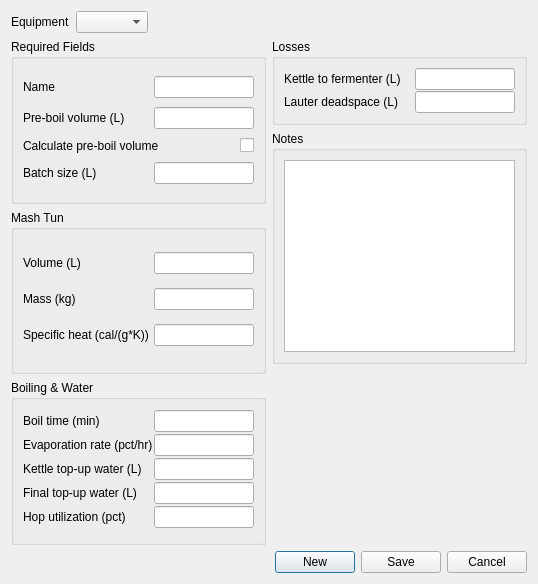
<ui version="4.0" >
 <class>equipmentEditor</class>
 <widget class="QDialog" name="equipmentEditor" >
  <property name="geometry" >
   <rect>
    <x>0</x>
    <y>0</y>
    <width>538</width>
    <height>584</height>
   </rect>
  </property>
  <property name="windowTitle" >
   <string>Equipment Editor</string>
  </property>
  <layout class="QVBoxLayout" name="verticalLayout_8" >
   <item>
    <layout class="QHBoxLayout" name="horizontalLayout_5" >
     <item>
      <widget class="QLabel" name="label" >
       <property name="sizePolicy" >
        <sizepolicy vsizetype="Preferred" hsizetype="Preferred" >
         <horstretch>0</horstretch>
         <verstretch>0</verstretch>
        </sizepolicy>
       </property>
       <property name="text" >
        <string>Equipment</string>
       </property>
      </widget>
     </item>
     <item>
      <widget class="EquipmentComboBox" name="equipmentComboBox" />
     </item>
     <item>
      <spacer name="horizontalSpacer" >
       <property name="orientation" >
        <enum>Qt::Horizontal</enum>
       </property>
       <property name="sizeHint" stdset="0" >
        <size>
         <width>40</width>
         <height>20</height>
        </size>
       </property>
      </spacer>
     </item>
    </layout>
   </item>
   <item>
    <layout class="QHBoxLayout" name="horizontalLayout_17" >
     <item>
      <layout class="QVBoxLayout" name="verticalLayout_6" >
       <item>
        <widget class="QGroupBox" name="groupBox" >
         <property name="title" >
          <string>Required Fields</string>
         </property>
         <layout class="QVBoxLayout" name="verticalLayout" >
          <property name="spacing" >
           <number>1</number>
          </property>
          <item>
           <layout class="QHBoxLayout" name="horizontalLayout_4" >
            <item>
             <widget class="QLabel" name="label_2" >
              <property name="sizePolicy" >
               <sizepolicy vsizetype="Preferred" hsizetype="Expanding" >
                <horstretch>0</horstretch>
                <verstretch>0</verstretch>
               </sizepolicy>
              </property>
              <property name="text" >
               <string>Name</string>
              </property>
             </widget>
            </item>
            <item>
             <widget class="QLineEdit" name="lineEdit_name" >
              <property name="sizePolicy" >
               <sizepolicy vsizetype="Fixed" hsizetype="Fixed" >
                <horstretch>100</horstretch>
                <verstretch>0</verstretch>
               </sizepolicy>
              </property>
              <property name="minimumSize" >
               <size>
                <width>100</width>
                <height>0</height>
               </size>
              </property>
              <property name="maximumSize" >
               <size>
                <width>100</width>
                <height>16777215</height>
               </size>
              </property>
             </widget>
            </item>
           </layout>
          </item>
          <item>
           <layout class="QHBoxLayout" name="horizontalLayout_3" >
            <item>
             <widget class="QLabel" name="label_3" >
              <property name="sizePolicy" >
               <sizepolicy vsizetype="Preferred" hsizetype="Expanding" >
                <horstretch>0</horstretch>
                <verstretch>0</verstretch>
               </sizepolicy>
              </property>
              <property name="text" >
               <string>Pre-boil volume (L)</string>
              </property>
             </widget>
            </item>
            <item>
             <widget class="QLineEdit" name="lineEdit_boilSize" >
              <property name="sizePolicy" >
               <sizepolicy vsizetype="Fixed" hsizetype="Fixed" >
                <horstretch>100</horstretch>
                <verstretch>0</verstretch>
               </sizepolicy>
              </property>
              <property name="minimumSize" >
               <size>
                <width>100</width>
                <height>0</height>
               </size>
              </property>
              <property name="maximumSize" >
               <size>
                <width>100</width>
                <height>16777215</height>
               </size>
              </property>
             </widget>
            </item>
           </layout>
          </item>
          <item>
           <layout class="QHBoxLayout" name="horizontalLayout_2" >
            <item>
             <widget class="QLabel" name="label_4" >
              <property name="sizePolicy" >
               <sizepolicy vsizetype="Preferred" hsizetype="Expanding" >
                <horstretch>0</horstretch>
                <verstretch>0</verstretch>
               </sizepolicy>
              </property>
              <property name="text" >
               <string>Calculate pre-boil volume</string>
              </property>
             </widget>
            </item>
            <item>
             <widget class="QCheckBox" name="checkBox_calcBoilVolume" >
              <property name="text" >
               <string/>
              </property>
             </widget>
            </item>
           </layout>
          </item>
          <item>
           <layout class="QHBoxLayout" name="horizontalLayout" >
            <item>
             <widget class="QLabel" name="label_5" >
              <property name="sizePolicy" >
               <sizepolicy vsizetype="Preferred" hsizetype="Expanding" >
                <horstretch>0</horstretch>
                <verstretch>0</verstretch>
               </sizepolicy>
              </property>
              <property name="text" >
               <string>Batch size (L)</string>
              </property>
             </widget>
            </item>
            <item>
             <widget class="QLineEdit" name="lineEdit_batchSize" >
              <property name="sizePolicy" >
               <sizepolicy vsizetype="Fixed" hsizetype="Fixed" >
                <horstretch>100</horstretch>
                <verstretch>0</verstretch>
               </sizepolicy>
              </property>
              <property name="minimumSize" >
               <size>
                <width>100</width>
                <height>0</height>
               </size>
              </property>
              <property name="maximumSize" >
               <size>
                <width>100</width>
                <height>16777215</height>
               </size>
              </property>
             </widget>
            </item>
           </layout>
          </item>
         </layout>
        </widget>
       </item>
       <item>
        <widget class="QGroupBox" name="groupBox_2" >
         <property name="title" >
          <string>Mash Tun</string>
         </property>
         <layout class="QVBoxLayout" name="verticalLayout_2" >
          <property name="spacing" >
           <number>1</number>
          </property>
          <item>
           <layout class="QHBoxLayout" name="horizontalLayout_8" >
            <item>
             <widget class="QLabel" name="label_6" >
              <property name="sizePolicy" >
               <sizepolicy vsizetype="Preferred" hsizetype="Expanding" >
                <horstretch>0</horstretch>
                <verstretch>0</verstretch>
               </sizepolicy>
              </property>
              <property name="text" >
               <string>Volume (L)</string>
              </property>
             </widget>
            </item>
            <item>
             <widget class="QLineEdit" name="lineEdit_tunVolume" >
              <property name="sizePolicy" >
               <sizepolicy vsizetype="Fixed" hsizetype="Fixed" >
                <horstretch>100</horstretch>
                <verstretch>0</verstretch>
               </sizepolicy>
              </property>
              <property name="minimumSize" >
               <size>
                <width>100</width>
                <height>0</height>
               </size>
              </property>
              <property name="maximumSize" >
               <size>
                <width>100</width>
                <height>16777215</height>
               </size>
              </property>
             </widget>
            </item>
           </layout>
          </item>
          <item>
           <layout class="QHBoxLayout" name="horizontalLayout_7" >
            <item>
             <widget class="QLabel" name="label_7" >
              <property name="sizePolicy" >
               <sizepolicy vsizetype="Preferred" hsizetype="Expanding" >
                <horstretch>0</horstretch>
                <verstretch>0</verstretch>
               </sizepolicy>
              </property>
              <property name="text" >
               <string>Mass (kg)</string>
              </property>
             </widget>
            </item>
            <item>
             <widget class="QLineEdit" name="lineEdit_tunWeight" >
              <property name="sizePolicy" >
               <sizepolicy vsizetype="Fixed" hsizetype="Fixed" >
                <horstretch>100</horstretch>
                <verstretch>0</verstretch>
               </sizepolicy>
              </property>
              <property name="minimumSize" >
               <size>
                <width>100</width>
                <height>0</height>
               </size>
              </property>
              <property name="maximumSize" >
               <size>
                <width>100</width>
                <height>16777215</height>
               </size>
              </property>
             </widget>
            </item>
           </layout>
          </item>
          <item>
           <layout class="QHBoxLayout" name="horizontalLayout_6" >
            <item>
             <widget class="QLabel" name="label_8" >
              <property name="sizePolicy" >
               <sizepolicy vsizetype="Preferred" hsizetype="Expanding" >
                <horstretch>0</horstretch>
                <verstretch>0</verstretch>
               </sizepolicy>
              </property>
              <property name="text" >
               <string>Specific heat (cal/(g*K))</string>
              </property>
             </widget>
            </item>
            <item>
             <widget class="QLineEdit" name="lineEdit_tunSpecificHeat" >
              <property name="sizePolicy" >
               <sizepolicy vsizetype="Fixed" hsizetype="Fixed" >
                <horstretch>100</horstretch>
                <verstretch>0</verstretch>
               </sizepolicy>
              </property>
              <property name="minimumSize" >
               <size>
                <width>100</width>
                <height>0</height>
               </size>
              </property>
              <property name="maximumSize" >
               <size>
                <width>100</width>
                <height>16777215</height>
               </size>
              </property>
             </widget>
            </item>
           </layout>
          </item>
         </layout>
        </widget>
       </item>
       <item>
        <widget class="QGroupBox" name="groupBox_3" >
         <property name="title" >
          <string>Boiling &amp;&amp; Water</string>
         </property>
         <layout class="QVBoxLayout" name="verticalLayout_3" >
          <property name="spacing" >
           <number>1</number>
          </property>
          <item>
           <layout class="QHBoxLayout" name="horizontalLayout_9" >
            <item>
             <widget class="QLabel" name="label_9" >
              <property name="sizePolicy" >
               <sizepolicy vsizetype="Preferred" hsizetype="Expanding" >
                <horstretch>0</horstretch>
                <verstretch>0</verstretch>
               </sizepolicy>
              </property>
              <property name="text" >
               <string>Boil time (min)</string>
              </property>
             </widget>
            </item>
            <item>
             <widget class="QLineEdit" name="lineEdit_boilTime" >
              <property name="sizePolicy" >
               <sizepolicy vsizetype="Fixed" hsizetype="Fixed" >
                <horstretch>100</horstretch>
                <verstretch>0</verstretch>
               </sizepolicy>
              </property>
              <property name="minimumSize" >
               <size>
                <width>100</width>
                <height>0</height>
               </size>
              </property>
              <property name="maximumSize" >
               <size>
                <width>100</width>
                <height>16777215</height>
               </size>
              </property>
             </widget>
            </item>
           </layout>
          </item>
          <item>
           <layout class="QHBoxLayout" name="horizontalLayout_10" >
            <item>
             <widget class="QLabel" name="label_10" >
              <property name="sizePolicy" >
               <sizepolicy vsizetype="Preferred" hsizetype="Expanding" >
                <horstretch>0</horstretch>
                <verstretch>0</verstretch>
               </sizepolicy>
              </property>
              <property name="text" >
               <string>Evaporation rate (pct/hr)</string>
              </property>
             </widget>
            </item>
            <item>
             <widget class="QLineEdit" name="lineEdit_evaporationRate" >
              <property name="sizePolicy" >
               <sizepolicy vsizetype="Fixed" hsizetype="Fixed" >
                <horstretch>100</horstretch>
                <verstretch>0</verstretch>
               </sizepolicy>
              </property>
              <property name="minimumSize" >
               <size>
                <width>100</width>
                <height>0</height>
               </size>
              </property>
              <property name="maximumSize" >
               <size>
                <width>100</width>
                <height>16777215</height>
               </size>
              </property>
             </widget>
            </item>
           </layout>
          </item>
          <item>
           <layout class="QHBoxLayout" name="horizontalLayout_11" >
            <item>
             <widget class="QLabel" name="label_11" >
              <property name="sizePolicy" >
               <sizepolicy vsizetype="Preferred" hsizetype="Expanding" >
                <horstretch>0</horstretch>
                <verstretch>0</verstretch>
               </sizepolicy>
              </property>
              <property name="text" >
               <string>Kettle top-up water (L)</string>
              </property>
             </widget>
            </item>
            <item>
             <widget class="QLineEdit" name="lineEdit_topUpKettle" >
              <property name="sizePolicy" >
               <sizepolicy vsizetype="Fixed" hsizetype="Fixed" >
                <horstretch>100</horstretch>
                <verstretch>0</verstretch>
               </sizepolicy>
              </property>
              <property name="minimumSize" >
               <size>
                <width>100</width>
                <height>0</height>
               </size>
              </property>
              <property name="maximumSize" >
               <size>
                <width>100</width>
                <height>16777215</height>
               </size>
              </property>
             </widget>
            </item>
           </layout>
          </item>
          <item>
           <layout class="QHBoxLayout" name="horizontalLayout_12" >
            <item>
             <widget class="QLabel" name="label_12" >
              <property name="sizePolicy" >
               <sizepolicy vsizetype="Preferred" hsizetype="Expanding" >
                <horstretch>0</horstretch>
                <verstretch>0</verstretch>
               </sizepolicy>
              </property>
              <property name="text" >
               <string>Final top-up water (L)</string>
              </property>
             </widget>
            </item>
            <item>
             <widget class="QLineEdit" name="lineEdit_topUpWater" >
              <property name="sizePolicy" >
               <sizepolicy vsizetype="Fixed" hsizetype="Fixed" >
                <horstretch>100</horstretch>
                <verstretch>0</verstretch>
               </sizepolicy>
              </property>
              <property name="minimumSize" >
               <size>
                <width>100</width>
                <height>0</height>
               </size>
              </property>
              <property name="maximumSize" >
               <size>
                <width>100</width>
                <height>16777215</height>
               </size>
              </property>
             </widget>
            </item>
           </layout>
          </item>
          <item>
           <layout class="QHBoxLayout" name="horizontalLayout_13" >
            <item>
             <widget class="QLabel" name="label_13" >
              <property name="sizePolicy" >
               <sizepolicy vsizetype="Preferred" hsizetype="Expanding" >
                <horstretch>0</horstretch>
                <verstretch>0</verstretch>
               </sizepolicy>
              </property>
              <property name="text" >
               <string>Hop utilization (pct)</string>
              </property>
             </widget>
            </item>
            <item>
             <widget class="QLineEdit" name="lineEdit_hopUtilization" >
              <property name="sizePolicy" >
               <sizepolicy vsizetype="Fixed" hsizetype="Fixed" >
                <horstretch>100</horstretch>
                <verstretch>0</verstretch>
               </sizepolicy>
              </property>
              <property name="minimumSize" >
               <size>
                <width>100</width>
                <height>0</height>
               </size>
              </property>
              <property name="maximumSize" >
               <size>
                <width>100</width>
                <height>16777215</height>
               </size>
              </property>
             </widget>
            </item>
           </layout>
          </item>
         </layout>
        </widget>
       </item>
      </layout>
     </item>
     <item>
      <layout class="QVBoxLayout" name="verticalLayout_7" >
       <item>
        <widget class="QGroupBox" name="groupBox_4" >
         <property name="title" >
          <string>Losses</string>
         </property>
         <layout class="QVBoxLayout" name="verticalLayout_4" >
          <property name="spacing" >
           <number>1</number>
          </property>
          <item>
           <layout class="QHBoxLayout" name="horizontalLayout_15" >
            <item>
             <widget class="QLabel" name="label_14" >
              <property name="sizePolicy" >
               <sizepolicy vsizetype="Preferred" hsizetype="Expanding" >
                <horstretch>0</horstretch>
                <verstretch>0</verstretch>
               </sizepolicy>
              </property>
              <property name="text" >
               <string>Kettle to fermenter (L)</string>
              </property>
             </widget>
            </item>
            <item>
             <widget class="QLineEdit" name="lineEdit_trubChillerLoss" >
              <property name="sizePolicy" >
               <sizepolicy vsizetype="Fixed" hsizetype="Fixed" >
                <horstretch>100</horstretch>
                <verstretch>0</verstretch>
               </sizepolicy>
              </property>
              <property name="minimumSize" >
               <size>
                <width>100</width>
                <height>0</height>
               </size>
              </property>
              <property name="maximumSize" >
               <size>
                <width>100</width>
                <height>16777215</height>
               </size>
              </property>
             </widget>
            </item>
           </layout>
          </item>
          <item>
           <layout class="QHBoxLayout" name="horizontalLayout_14" >
            <item>
             <widget class="QLabel" name="label_15" >
              <property name="sizePolicy" >
               <sizepolicy vsizetype="Preferred" hsizetype="Expanding" >
                <horstretch>0</horstretch>
                <verstretch>0</verstretch>
               </sizepolicy>
              </property>
              <property name="text" >
               <string>Lauter deadspace (L)</string>
              </property>
             </widget>
            </item>
            <item>
             <widget class="QLineEdit" name="lineEdit_lauterDeadspace" >
              <property name="sizePolicy" >
               <sizepolicy vsizetype="Fixed" hsizetype="Fixed" >
                <horstretch>100</horstretch>
                <verstretch>0</verstretch>
               </sizepolicy>
              </property>
              <property name="minimumSize" >
               <size>
                <width>100</width>
                <height>0</height>
               </size>
              </property>
              <property name="maximumSize" >
               <size>
                <width>100</width>
                <height>16777215</height>
               </size>
              </property>
             </widget>
            </item>
           </layout>
          </item>
         </layout>
        </widget>
       </item>
       <item>
        <widget class="QGroupBox" name="groupBox_5" >
         <property name="title" >
          <string>Notes</string>
         </property>
         <layout class="QVBoxLayout" name="verticalLayout_5" >
          <item>
           <widget class="QTextEdit" name="textEdit_notes" />
          </item>
         </layout>
        </widget>
       </item>
       <item>
        <spacer name="verticalSpacer" >
         <property name="orientation" >
          <enum>Qt::Vertical</enum>
         </property>
         <property name="sizeHint" stdset="0" >
          <size>
           <width>20</width>
           <height>40</height>
          </size>
         </property>
        </spacer>
       </item>
      </layout>
     </item>
    </layout>
   </item>
   <item>
    <layout class="QHBoxLayout" name="horizontalLayout_16" >
     <item>
      <spacer name="horizontalSpacer_2" >
       <property name="orientation" >
        <enum>Qt::Horizontal</enum>
       </property>
       <property name="sizeHint" stdset="0" >
        <size>
         <width>40</width>
         <height>20</height>
        </size>
       </property>
      </spacer>
     </item>
     <item>
      <widget class="QPushButton" name="pushButton_new" >
       <property name="text" >
        <string>New</string>
       </property>
      </widget>
     </item>
     <item>
      <widget class="QPushButton" name="pushButton_save" >
       <property name="text" >
        <string>Save</string>
       </property>
      </widget>
     </item>
     <item>
      <widget class="QPushButton" name="pushButton_cancel" >
       <property name="text" >
        <string>Cancel</string>
       </property>
      </widget>
     </item>
    </layout>
   </item>
  </layout>
 </widget>
 <customwidgets>
  <customwidget>
   <class>EquipmentComboBox</class>
   <extends>QComboBox</extends>
   <header>EquipmentComboBox.h</header>
  </customwidget>
 </customwidgets>
 <resources/>
 <connections/>
</ui>
